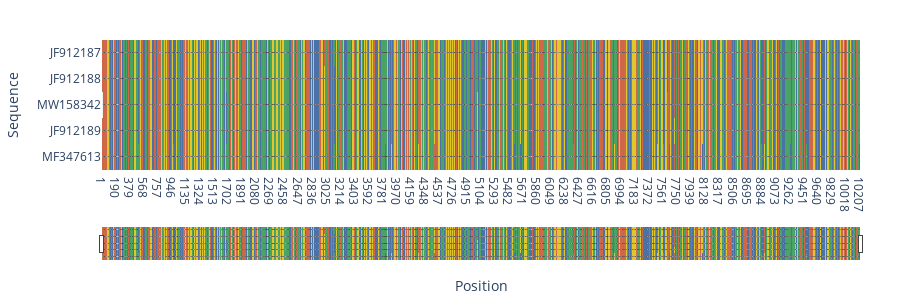

The cell this chart's notebook holds for it:
### Markdown cell above
## 3. Plotly Interactive Heatmap ⭐

Modern interactive visualization with perfect ruler alignment! Zoom, pan, and hover for details:

### Code cell
# Method 3: Plotly Interactive Heatmap (as_plotly=True)
print("📊 Plotly Heatmap - Perfect Ruler Alignment!")
AlignmentViewer.display_alignment("../data/alignment.fasta", nseqs=5, ncols=60, as_plotly=True)

### Figure 1 — Plotly figure (JSON) as saved in the notebook; plotly's stock layout.template omitted (floating-point values rounded to 4 significant figures; data arrays with more than 128 entries replaced by an {"elided": "..."} marker saying what was removed)
{"data": [{"colorscale": [[0, "#4c72a5"], [0.2, "#48a365"], [0.4, "#d0694a"], [0.6, "#e1c72f"], [0.8, "#f0f0f0"], [1, "#cccccc"]], "hovertemplate": "Sequence: %{y}<br>Position: %{x}<br>Nucleotide: %{text}<extra></extra>", "showscale": false, "text": {"elided": "5x10209 str values"}, "texttemplate": "%{text}", "type": "heatmap", "x": {"elided": "10209 str values"}, "y": ["MF347613", "JF912189", "MW158342", "JF912188", "JF912187"], "z": {"elided": "5x10209 int values"}}], "layout": {"height": 300, "margin": {"b": 40, "l": 40, "r": 40, "t": 40}, "paper_bgcolor": "white", "plot_bgcolor": "white", "showlegend": false, "xaxis": {"rangeslider": {"visible": true}, "title": {"text": "Position"}, "type": "category"}, "yaxis": {"title": {"text": "Sequence"}, "type": "category"}}}
